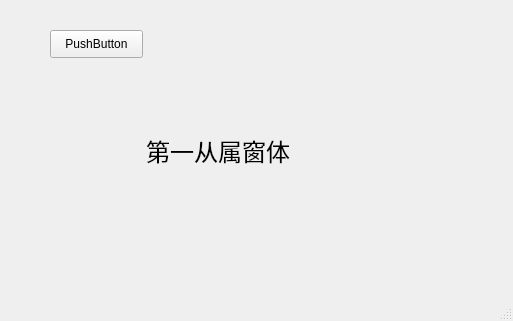
<?xml version="1.0" encoding="UTF-8"?>
<ui version="4.0">
 <class>MainWindow</class>
 <widget class="QMainWindow" name="MainWindow">
  <property name="geometry">
   <rect>
    <x>0</x>
    <y>0</y>
    <width>513</width>
    <height>321</height>
   </rect>
  </property>
  <property name="windowTitle">
   <string>MainWindow</string>
  </property>
  <widget class="QWidget" name="centralwidget">
   <widget class="QLabel" name="label">
    <property name="geometry">
     <rect>
      <x>140</x>
      <y>110</y>
      <width>221</width>
      <height>81</height>
     </rect>
    </property>
    <property name="font">
     <font>
      <family>楷体_GB2312</family>
      <pointsize>18</pointsize>
     </font>
    </property>
    <property name="text">
     <string> 第一从属窗体</string>
    </property>
   </widget>
   <widget class="QPushButton" name="pushButton">
    <property name="geometry">
     <rect>
      <x>50</x>
      <y>30</y>
      <width>93</width>
      <height>28</height>
     </rect>
    </property>
    <property name="text">
     <string>PushButton</string>
    </property>
   </widget>
  </widget>
  <widget class="QMenuBar" name="menubar">
   <property name="geometry">
    <rect>
     <x>0</x>
     <y>0</y>
     <width>513</width>
     <height>26</height>
    </rect>
   </property>
  </widget>
  <widget class="QStatusBar" name="statusbar"/>
 </widget>
 <resources/>
 <connections/>
</ui>
